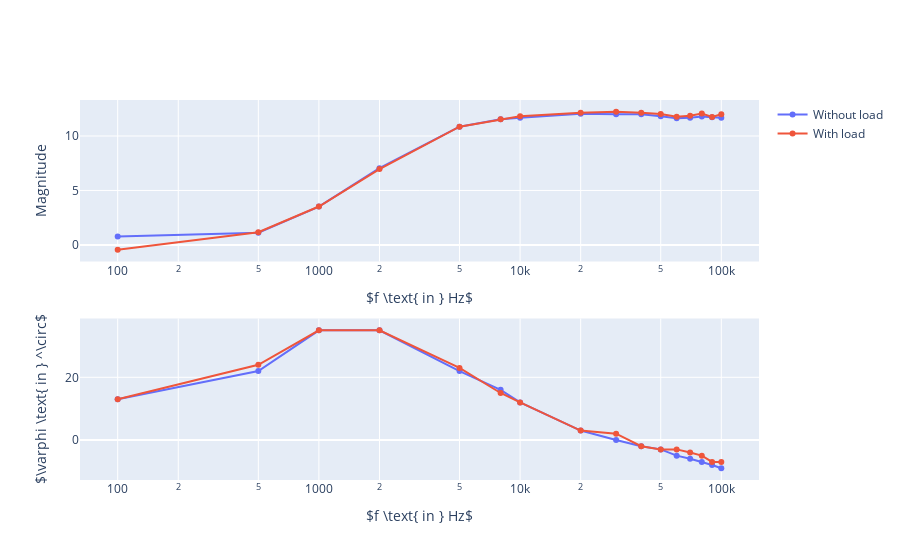

Notebook code for this chart:
### Code cell
fig = go.FigureWidget(subplots.make_subplots(rows=2, cols=1))
fig.add_scatter(x=f, y=A, name="Without load", legendgroup="Amplitude response", row=1, col=1)
fig.add_scatter(x=f, y=A_L, name="With load", legendgroup="Amplitude response", row=1, col=1)
fig.add_scatter(x=f, y=phi, name="Without load", line_color="#636EFA",
                legendgroup="Phase response", showlegend=False, row=2, col=1)
fig.add_scatter(x=f, y=phi_L, name="With load", line_color="#EF553B",
                legendgroup="Phase response", showlegend=False, row=2, col=1)
fig.update_layout(
    xaxis_title=r"$f \text{ in } Hz$",
    yaxis_title="Magnitude",
    xaxis2_title=r"$f \text{ in } Hz$",
    yaxis2_title=r"$\varphi \text{ in } ^\circ$",
    xaxis=dict(type="log"),
    xaxis2=dict(type="log"),
)

#fig.show(renderer="browser")
fig.show()

### Figure 1 — Plotly figure (JSON) as saved in the notebook; plotly's stock layout.template omitted (floating-point values rounded to 4 significant figures)
{"data": [{"legendgroup": "Amplitude response", "name": "Without load", "type": "scatter", "uid": "8f580b6a-a1aa-4777-bbb5-31a843439667", "x": [100, 500, 1000, 2000, 5000, 8000, 10000, 20000, 30000, 40000, 50000, 60000, 70000, 80000, 90000, 100000], "xaxis": "x", "y": [0.774, 1.128, 3.522, 7.047, 10.86, 11.54, 11.68, 12.04, 12.0, 12.0, 11.8, 11.63, 11.68, 11.79, 11.72, 11.68], "yaxis": "y"}, {"legendgroup": "Amplitude response", "name": "With load", "type": "scatter", "uid": "36e0c51f-daca-4231-93e6-7b5f9e4ced4f", "x": [100, 500, 1000, 2000, 5000, 8000, 10000, 20000, 30000, 40000, 50000, 60000, 70000, 80000, 90000, 100000], "xaxis": "x", "y": [-0.4322, 1.175, 3.527, 6.961, 10.86, 11.54, 11.82, 12.13, 12.22, 12.13, 12.02, 11.76, 11.85, 12.07, 11.74, 12.0], "yaxis": "y"}, {"legendgroup": "Phase response", "line": {"color": "#636EFA"}, "name": "Without load", "showlegend": false, "type": "scatter", "uid": "04567cc1-2559-453d-9b87-399d1d359945", "x": [100, 500, 1000, 2000, 5000, 8000, 10000, 20000, 30000, 40000, 50000, 60000, 70000, 80000, 90000, 100000], "xaxis": "x2", "y": [13, 22, 35, 35, 22, 16, 12, 3, 0, -2, -3, -5, -6, -7, -8, -9], "yaxis": "y2"}, {"legendgroup": "Phase response", "line": {"color": "#EF553B"}, "name": "With load", "showlegend": false, "type": "scatter", "uid": "e5d7a6a9-f509-48c8-a6bf-eaaf2f215ec4", "x": [100, 500, 1000, 2000, 5000, 8000, 10000, 20000, 30000, 40000, 50000, 60000, 70000, 80000, 90000, 100000], "xaxis": "x2", "y": [13, 24, 35, 35, 23, 15, 12, 3, 2, -2, -3, -3, -4, -5, -7, -7], "yaxis": "y2"}], "layout": {"xaxis": {"anchor": "y", "domain": [0, 1], "title": {"text": "$f \\text{ in } Hz$"}, "type": "log"}, "xaxis2": {"anchor": "y2", "domain": [0, 1], "title": {"text": "$f \\text{ in } Hz$"}, "type": "log"}, "yaxis": {"anchor": "x", "domain": [0.575, 1], "title": {"text": "Magnitude"}}, "yaxis2": {"anchor": "x2", "domain": [0, 0.425], "title": {"text": "$\\varphi \\text{ in } ^\\circ$"}}}}
